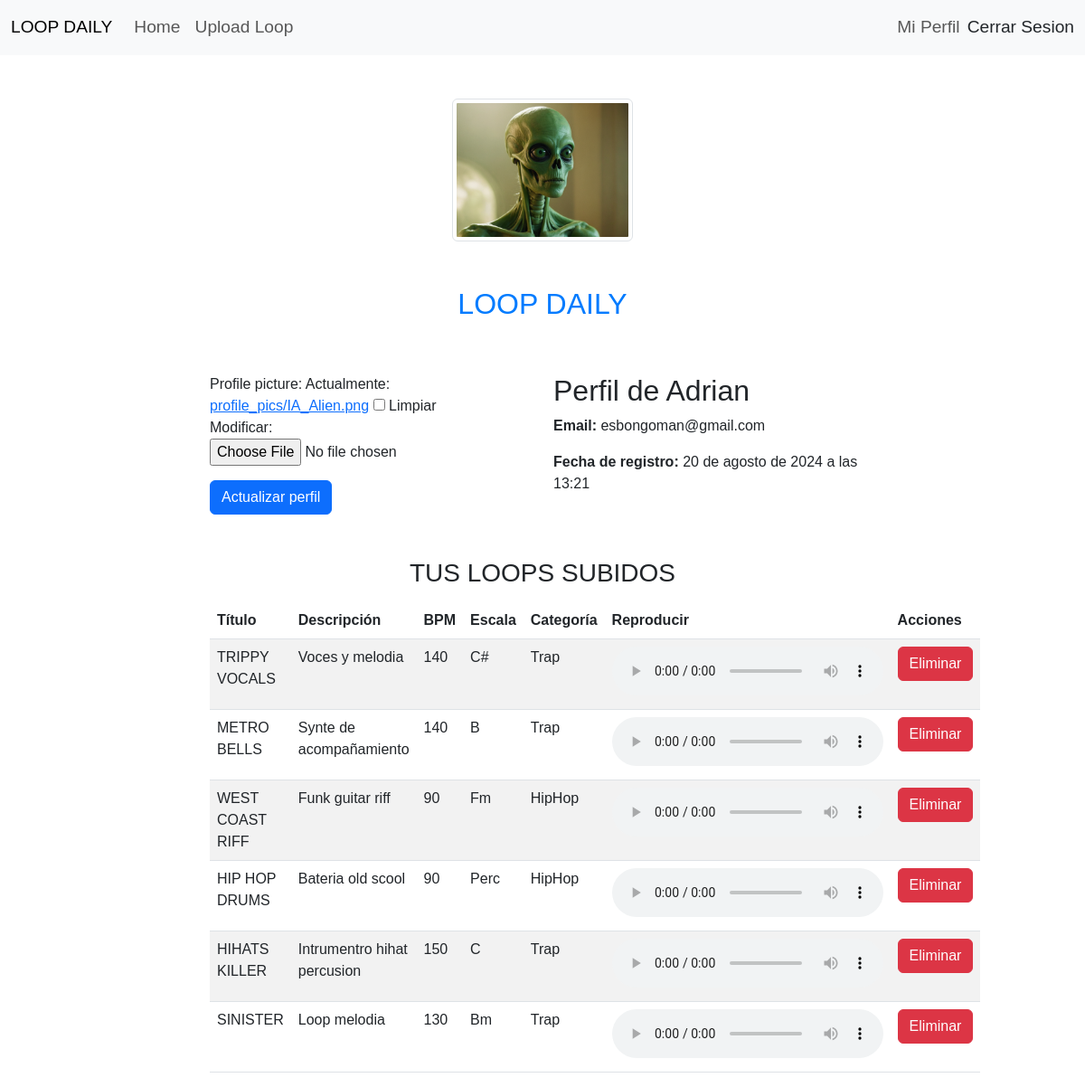
Page /profile/ (signed in) on the committed database.
### loops/models.py (models this page shows, shortened)
class UserProfile(models.Model):
    user = models.OneToOneField(User, on_delete=models.CASCADE)  # Relacion uno-a-uno con el modelo User
    profile_picture = models.ImageField(upload_to='profile_pics/', null=True, blank=True)  # Campo de imagen para la foto de perfil, opcional (puede estar en blanco)

class Loop(models.Model):
    title = models.CharField(max_length=100)  # Campo de texto para el titulo del loop, con un maximo de 100 caracteres
    description = models.TextField()  # Campo de texto largo para la descripcion del loop
    bpm = models.IntegerField(default=120)  # Campo numerico para el BPM (beats por minuto) con un valor predeterminado de 120
    escala = models.CharField(max_length=50, default='Fm')  # Campo de texto para la escala musical, con un maximo de 50 caracteres y valor predeterminado 'Fm'
    categoria = models.CharField(max_length=50, default='Trap')  # Campo de texto para la categoria o genero musical, con un maximo de 50 caracteres y valor predeterminado 'Trap'
    file = models.FileField(upload_to='loops/')  # Campo de archivo para subir el loop, los archivos se guardaran en la carpeta 'loops/'
    uploaded_at = models.DateTimeField(auto_now_add=True)  # Campo de fecha y hora que se establece automaticamente cuando se sube el loop
    user = models.ForeignKey(User, on_delete=models.CASCADE)  # Relacion de clave foranea al modelo User, indicando que cada loop pertenece a un usuario especifico. Si el usuario se elimina, tambien se eliminan sus loops
    likes = models.ManyToManyField(User, related_name='loop_likes', blank=True)  # Relacion muchos-a-muchos con el modelo User, permitiendo que varios usuarios den 'likes' a un loop. El campo es opcional (puede estar en blanco)

### loops/views.py (the view)
# urls.py: path('profile/', views.profile, name='profile'),  # Mantiene la ruta para el perfil actual
@login_required
def profile(request):
    user_id = request.GET.get('user_id', request.user.id)  # Obtiene el ID del usuario a mostrar, por defecto es el usuario actual
    user = get_object_or_404(User, id=user_id)  # Obtiene el usuario o muestra un error 404 si no existe
    if user == request.user:  # Si el usuario es el mismo que esta autenticado
        if request.method == 'POST':
            profile_form = UserProfileForm(request.POST, request.FILES, instance=request.user.userprofile)
            if profile_form.is_valid():
                profile_form.save()
                return redirect('profile')  # Redirige al perfil actual despues de actualizarlo
        else:
            profile_form = UserProfileForm(instance=request.user.userprofile)
    else:
        profile_form = None  # Si es otro usuario, no se muestra el formulario para actualizar el perfil
    user_loops = Loop.objects.filter(user=user)  # Obtiene todos los loops subidos por el usuario
    context = {
        'user': user,
        'profile_form': profile_form,
        'user_loops': user_loops
    }
    return render(request, 'profile.html', context)

### loops/forms.py
class UserProfileForm(forms.ModelForm):
    class Meta:
        model = UserProfile  # Especifica que el formulario corresponde al modelo UserProfile
        fields = ['profile_picture']  # Campo que será incluido en el formulario, permite al usuario subir una imagen de perfil

### loops/templates/profile.html (shortened to what this page needs)
{% extends 'base.html' %}
{% load static %}
{% block content %}
<div class="row justify-content-center mt-4">
    <div class="col-md-8 text-center">
        {% if user.userprofile.profile_picture %}
            <img src="{{ user.userprofile.profile_picture.url }}" class="img-thumbnail" style="max-width: 200px; max-height: 200px; object-fit: cover; margin-bottom: 10px;">
        {% else %}
            <img src="{% static 'default_profile.png' %}" class="img-thumbnail" style="max-width: 200px; max-height: 200px; object-fit: cover; margin-bottom: 10px;">
        {% endif %}
    </div>
</div>
<div class="row justify-content-center mt-2">
    <div class="col-md-8 text-center">
        <h1 id="loop-text" class="text-primary-custom animated-text">LOOP DAILY</h1>
    </div>
</div>
<div class="row justify-content-center mt-4">
    {% if request.user.id == user.id %}
    <div class="col-md-4">
        <form method="post" enctype="multipart/form-data">
            <div class="mb-3">
                {{ profile_form.profile_picture.label_tag }} {{ profile_form.profile_picture }}
            </div>
            <button type="submit" class="btn btn-primary">Actualizar perfil</button>
        </form>
    </div>
    <div class="col-md-4">
        <h2 class="text-left">Perfil de {{ user.username }}</h2>
        <p class="text-left"><strong>Email:</strong> {{ user.email }}</p>
        <p class="text-left"><strong>Fecha de registro:</strong> {{ user.date_joined }}</p>
    </div>
    {% endif %}
</div>
<div class="row justify-content-center mt-4">
    <div class="col-md-8">
        <h3 class="mt-4 text-uppercase text-center">Tus Loops Subidos</h3>
        {% if user_loops.exists %}
        <table class="table table-striped mt-3">
            <thead>
                <tr>
                    <th>Título</th>
                    <th>Descripción</th>
                    <th>BPM</th>
                    <th>Escala</th>
                    <th>Categoría</th>
                    <th>Reproducir</th>
                    <th>Acciones</th>
                </tr>
            </thead>
            <tbody>
                {% for loop in user_loops %}
                <tr>
                    <td>{{ loop.title }}</td>
                    <td>{{ loop.description }}</td>
                    <td>{{ loop.bpm }}</td>
                    <td>{{ loop.escala }}</td>
                    <td>{{ loop.categoria }}</td>
                    <td>
                        <audio controls class="loop-audio">
                            <source src="{{ loop.file.url }}" type="audio/mpeg">
                        </audio>
                    </td>
                    <td>
                        {% if loop.user == request.user %}
                        <form method="post" action="{% url 'delete_loop' loop.id %}">
                            <button type="button" class="btn btn-danger delete-loop-button">Eliminar</button>
                        </form>
                        {% endif %}
                    </td>
                </tr>
                {% endfor %}
            </tbody>
        </table>
        {% else %}
        <p class="text-center">No has subido ningún loop aún.</p>
        {% endif %}
    </div>
</div>
{% endblock %}

### loops/templates/base.html (shortened to what this page needs)
<!DOCTYPE html>
<html lang="es">
<head>
    {% load static %}
    <link href="https://cdn.jsdelivr.net/npm/bootstrap@5.3.0/dist/css/bootstrap.min.css" rel="stylesheet">
    <link rel="stylesheet" type="text/css" href="{% static 'css/style.css' %}">
</head>
<body>
    <nav class="navbar navbar-expand-lg navbar-light bg-light">
        <div class="container-fluid">
            <a class="navbar-brand">LOOP DAILY</a>
            <div class="collapse navbar-collapse" id="navbarNav">
                <ul class="navbar-nav me-auto mb-2 mb-lg-0">
                    <li class="nav-item">
                        <a class="nav-link" href="{% url 'loop_list' %}">Home</a>
                    </li>
                    <li class="nav-item">
                        <a class="nav-link" href="{% url 'upload_loop' %}">Upload Loop</a>
                    </li>
                </ul>
                <ul class="navbar-nav ms-auto">
                    {% if user.is_authenticated %}
                        <li class="nav-item">
                            <a class="nav-link" href="{% url 'profile' %}">Mi Perfil</a>
                        </li>
                        <li class="nav-item d-flex align-items-center">
                            <form method="post" action="{% url 'logout' %}" class="d-flex align-items-center" style="margin: 0; padding: 0;">
                                <button type="submit" class="btn btn-link nav-link p-0 m-0" style="color: inherit; text-decoration: none;">Cerrar Sesion</button>
                            </form>
                        </li>
                    {% endif %}
                </ul>
            </div>
        </div>
    </nav>
    <div class="container mt-5">
        {% block content %}
        {% endblock %}
    </div>
</body>
</html>

### static/css/style.css (style rules this page uses)
body { font-family: Arial, sans-serif; background-color: #ffffff; }
.navbar-brand, .nav-link { font-size: 1.2rem; }
.navbar { background-color: #ffffff; }
.text-primary-custom { color: #007bff; }
#loop-text, #loop-list-text { font-size: 2rem; color: #007bff; text-align: center; margin: 2rem 0; height: 2.5rem; overflow: hidden; white-space: nowrap; }

### rows in the picture
Loop: shows "Eliminar"
Loop: shows "Eliminar"
Loop: shows "Eliminar"
Loop: shows "Eliminar"
Loop: shows "Eliminar"
Loop: shows "Eliminar"

### other values in the picture
{{ profile_form.profile_picture.label_tag }} "Profile picture:"
{{ user.username }} "Adrian"
{{ user.email }} "esbongoman@gmail.com"
{{ user.date_joined }} "20 de agosto de 2024 a las 13:21"
